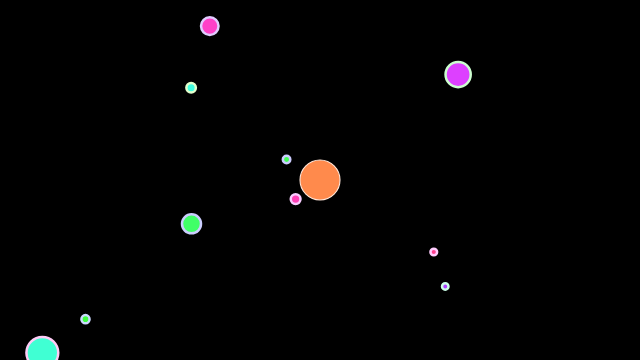
Frame 1 (no input)
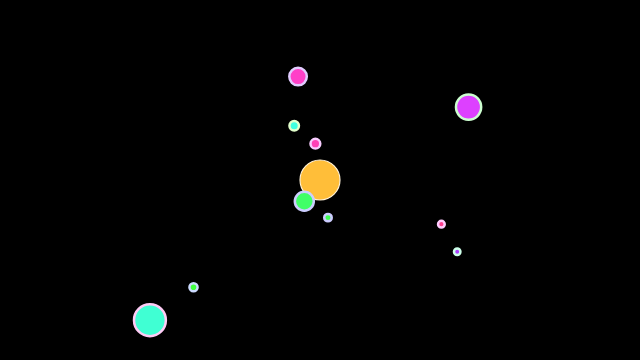
Frame 60 (no input)
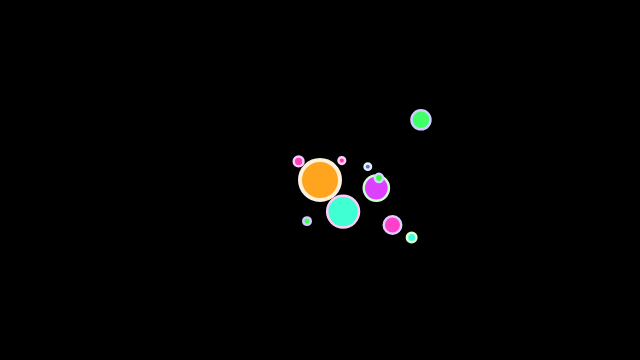
Frame 120 (the mouse pressed at the canvas centre since frame 60)

The p5.js sketch that drew these frames (run headless with seeded random() and noise() and a simulated clock; from frame 60 on, the mouse is pressed at the canvas centre):

// p5.js sketch
// ── sketch.js
let movers = [];
let att;

function setup() {
  colorMode(HSB);
  createCanvas(640, 360);
  for (let i = 0; i < 10; i++) {
    movers[i] = new Mover(random(width), random(height), random(0.3, 2));
  }
  att = new Attractor();
}

function draw() {
  background(0);

  att.display();

  for (let i = 0; i < movers.length; i++) {
    let f = att.attract(movers[i]);
    movers[i].applyForce(f);

    movers[i].update();
    movers[i].display();
  }
}

// ── attractor.js
class Attractor {
  constructor() {
    this.loc = createVector(width / 2, height / 2);
    this.mass = 20;
    this.G = 1;
  }

  attract(mover) {
    let f = p5.Vector.sub(this.loc, mover.loc);
    let distance = f.mag();
    distance = constrain(distance, 5, 25);

    let strength = (this.G * this.mass * mover.mass) / (distance * distance);
    f.setMag(strength);
    return f;
  }

  display() {
    let rndCol = random(0, 45);

    strokeWeight(random(0, 6));
    stroke(rndCol, 15, 100);
    fill(rndCol, random(65, 100), 100);

    ellipse(this.loc.x, this.loc.y, this.mass * 2, this.mass * 2);
  }
}

// ── mover.js
class Mover {
  constructor(x, y, mass) {
    this.mass = mass;
    this.radius = mass * 8;
    this.loc = createVector(x, y);
    this.vel = createVector(1, 0);
    this.acc = createVector(0, 0);
    this.strokeCol = random(0, 360);
    this.fillCol = random(0, 360);
  }

  applyForce(force) {
    let f = p5.Vector.div(force, this.mass);
    this.acc.add(f);
  }

  update() {
    this.vel.add(this.acc);
    this.loc.add(this.vel);
    this.acc.mult(0);
  }

  display() {
    stroke(this.strokeCol, 20, 100);
    strokeWeight(2.5);
    fill(this.fillCol, 75, 100);
    ellipse(this.loc.x, this.loc.y, this.radius * 2);
  }
}
